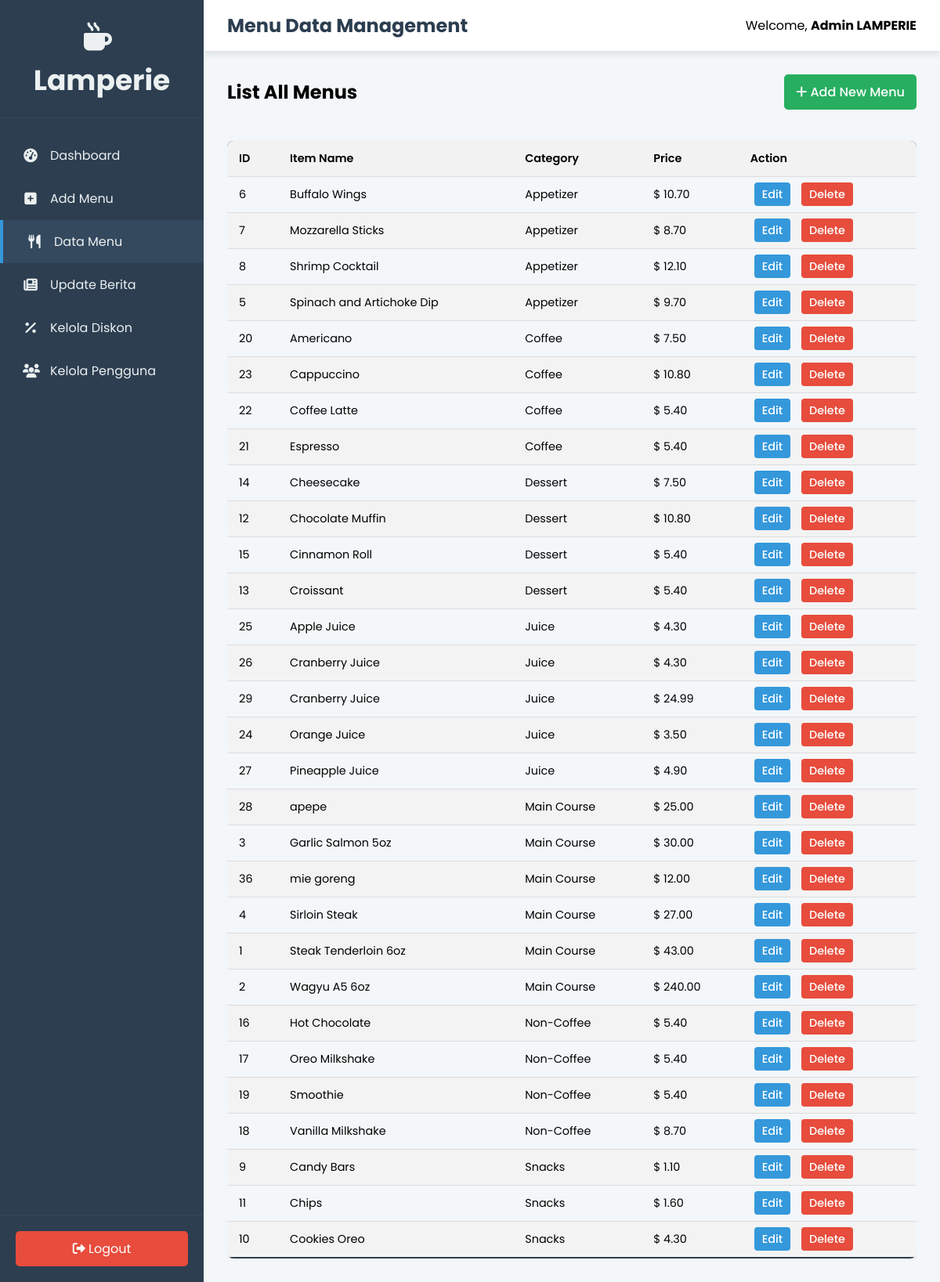
The page /admin/data_menu.php (signed in) on the database its author committed.
### tables this page shows
CREATE TABLE `menu_items` (
  `menu_item_id` int(11) NOT NULL,
  `item_name` varchar(255) NOT NULL,
  `description` text DEFAULT NULL,
  `price` decimal(10,2) NOT NULL,
  `category` varchar(50) NOT NULL,
  `image_url` varchar(255) DEFAULT NULL
);

### admin/data_menu.php (the view, shortened to what this page needs)
<?php
include '../koneksi.php';
$result = mysqli_query($conn, "SELECT * FROM menu_items ORDER BY category, item_name");
$adminName = htmlspecialchars($_SESSION['user']['name']);
?>
<!DOCTYPE html>
<html lang="id">
<head>
    <link rel="stylesheet" href="assets/css/data_menu.css">
    <link rel="stylesheet" href="assets/css/admin.css"> <link href="https://fonts.googleapis.com/css2?family=Poppins:wght@300;400;500;600;700&display=swap" rel="stylesheet">
    <link rel="stylesheet" href="https://cdnjs.cloudflare.com/ajax/libs/font-awesome/6.4.0/css/all.min.css" />
</head>
<body>
    <aside class="sidebar">
        <div class="sidebar-header">
            <h2><i class="fas fa-mug-hot"></i> <span>Lamperie</span></h2>
        </div>
        <ul class="sidebar-menu">
            <li><a href="admin_dashboard.php"><i class="fas fa-tachometer-alt icon"></i> <span class="menu-text">Dashboard</span></a></li>
            <li><a href="form_menu.php"><i class="fas fa-plus-square icon"></i> <span class="menu-text">Add Menu</span></a></li>
            <li><a href="data_menu.php" class="active"><i class="fas fa-utensils icon"></i> <span class="menu-text">Data Menu</span></a></li>
            <li><a href="kelola_berita.php"><i class="fas fa-newspaper icon"></i> <span class="menu-text">Update Berita</span></a></li>
            <li><a href="kelola_diskon.php"><i class="fas fa-percent icon"></i> <span class="menu-text">Kelola Diskon</span></a></li>
            <li><a href="kelola_pengguna.php"><i class="fas fa-users icon"></i> <span class="menu-text">Kelola Pengguna</span></a></li>
        </ul>
        <div class="sidebar-footer">
            <a href="../logout.php"><i class="fas fa-sign-out-alt"></i> Logout</a>
        </div>
    </aside>
    <main class="main-content">
        <header class="header">
            <h1>Menu Data Management</h1>
            <div class="admin-info">
                Welcome, <strong><?= $adminName ?></strong>
            </div>
        </header>
        <section class="content-area">
            <div class="page-header">
                <h2>List All Menus</h2>
                <a href="form_menu.php" class="add-new-btn"><i class="fas fa-plus"></i>  Add New Menu</a>
            </div>
            <div class="table-wrapper">
                <table class="content-table">
                    <thead>
                        <tr>
                            <th>ID</th>
                            <th>Item Name</th>
                            <th>Category</th>
                            <th>Price</th>
                            <th>Action</th>
                        </tr>
                    </thead>
                    <tbody>
                        <?php if(mysqli_num_rows($result) > 0): ?>
                            <?php while($item = mysqli_fetch_assoc($result)): ?>
                            <tr>
                                <td><?= $item['menu_item_id'] ?></td>
                                <td><?= htmlspecialchars($item['item_name']) ?></td>
                                <td><?= htmlspecialchars($item['category']) ?></td>
                                <td>$ <?= number_format($item['price'], 2) ?></td>
                                <td class="actions">
                                    <a href="form_menu.php?edit=<?= $item['menu_item_id'] ?>" class="edit-btn">Edit</a>
                                    <a href="hapus_menu.php?id=<?= $item['menu_item_id'] ?>" class="delete-btn" onclick="return confirm('Apakah Anda yakin ingin menghapus item ini?');">
                                        Delete
                                    </a>
                            </tr>
                            <?php endwhile; ?>
                        <?php else: ?>
                            <tr>
                                <td colspan="5" style="text-align:center;">Belum ada data menu.</td>
                            </tr>
                        <?php endif; ?>
                    </tbody>
                </table>
            </div>
        </section>
    </main>
</body>
</html>

### admin/assets/css/data_menu.css (style rules this page uses)
.content-table { width: 100%; border-collapse: collapse; margin-top: 20px; font-size: 0.9rem; border-radius: 8px; overflow: hidden; box-shadow: 0 4px 8px rgba(0,0,0,0.1); }
.content-table thead tr { background-color: #2c3e50; color: #ffffff; text-align: left; font-weight: 600; }
.content-table th, .content-table td { padding: 12px 15px; }
.content-table tbody tr { border-bottom: 1px solid #dddddd; }
.content-table tbody tr:nth-of-type(even) { background-color: #f3f3f3; }
.content-table tbody tr:last-of-type { border-bottom: 2px solid #2c3e50; }
.actions a { margin: 0 5px; text-decoration: none; padding: 5px 10px; border-radius: 4px; color: white; font-weight: 500; }
.actions .edit-btn { background-color: #3498db; }
.actions .delete-btn { background-color: #e74c3c; }
.page-header { display: flex; justify-content: space-between; align-items: center; margin-bottom: 20px; }
.add-new-btn { background-color: #27ae60; color: white; padding: 10px 15px; text-decoration: none; border-radius: 5px; font-weight: 500; transition: background-color 0.3s; }

### admin/assets/css/admin.css (style rules this page uses)
:root { --primary-color: #2c3e50; --secondary-color: #34495e; --accent-color: #3498db; --light-color: #ecf0f1; --bg-color: #f4f7f9; --white-color: #ffffff; --shadow: 0 4px 8px rgba(0,0,0,0.1); }
* { margin: 0; padding: 0; box-sizing: border-box; }
body { font-family: 'Poppins', sans-serif; background-color: var(--bg-color); display: flex; min-height: 100vh; }
.sidebar { width: 260px; background-color: var(--primary-color); color: var(--light-color); display: flex; flex-direction: column; transition: width 0.3s ease; }
.sidebar-header { padding: 20px; text-align: center; font-size: 1.5rem; font-weight: 600; border-bottom: 1px solid var(--secondary-color); }
.sidebar-header .fa-mug-hot { margin-right: 10px; }
.sidebar-menu { list-style: none; flex-grow: 1; padding-top: 20px; }
.sidebar-menu li a { display: flex; align-items: center; padding: 15px 25px; color: var(--light-color); text-decoration: none; font-size: 1rem; transition: background 0.3s, padding-left 0.3s; border-left: 4px solid transparent; }
.sidebar-menu li a .icon { margin-right: 15px; width: 20px; text-align: center; font-size: 1.1rem; }
.sidebar-menu li a.active, .sidebar-menu li a:hover { background: var(--secondary-color); border-left-color: var(--accent-color); padding-left: 30px; }
.sidebar-footer { padding: 20px; border-top: 1px solid var(--secondary-color); }
.sidebar-footer a { background-color: #e74c3c; color: var(--white-color); text-align: center; padding: 10px; border-radius: 5px; text-decoration: none; display: block; transition: background-color 0.3s; }
.main-content { flex-grow: 1; display: flex; flex-direction: column; overflow-x: hidden; }
.header { background: var(--white-color); padding: 15px 30px; display: flex; justify-content: space-between; align-items: center; box-shadow: var(--shadow); z-index: 10; }
.header h1 { font-size: 1.5rem; color: var(--primary-color); }
.header .admin-info { font-size: 1rem; }
.content-area { padding: 30px; flex-grow: 1; }
.table-wrapper { overflow-x: auto; }
table { width: 100%; border-collapse: collapse; }
th, td { color: black; padding: 15px; text-align: left; border-bottom: 1px solid #ddd; }
th { background-color: #f2f2f2; font-weight: 600; }

### rows shown on the page
menu_items: menu_item_id "6", item_name "Buffalo Wings", category "Appetizer", price "10.70"
menu_items: menu_item_id "7", item_name "Mozzarella Sticks", category "Appetizer", price "8.70"
menu_items: menu_item_id "8", item_name "Shrimp Cocktail", category "Appetizer", price "12.10"
menu_items: menu_item_id "5", item_name "Spinach and Artichoke Dip", category "Appetizer", price "9.70"
menu_items: menu_item_id "20", item_name "Americano", category "Coffee", price "7.50"
menu_items: menu_item_id "23", item_name "Cappuccino", category "Coffee", price "10.80"
menu_items: menu_item_id "22", item_name "Coffee Latte", category "Coffee", price "5.40"
menu_items: menu_item_id "21", item_name "Espresso", category "Coffee", price "5.40"
menu_items: menu_item_id "14", item_name "Cheesecake", category "Dessert", price "7.50"
menu_items: menu_item_id "12", item_name "Chocolate Muffin", category "Dessert", price "10.80"
menu_items: menu_item_id "15", item_name "Cinnamon Roll", category "Dessert", price "5.40"
menu_items: menu_item_id "13", item_name "Croissant", category "Dessert", price "5.40"
menu_items: menu_item_id "25", item_name "Apple Juice", category "Juice", price "4.30"
menu_items: menu_item_id "26", item_name "Cranberry Juice", category "Juice", price "4.30"
menu_items: menu_item_id "29", item_name "Cranberry Juice", category "Juice", price "24.99"
menu_items: menu_item_id "24", item_name "Orange Juice", category "Juice", price "3.50"
menu_items: menu_item_id "27", item_name "Pineapple Juice", category "Juice", price "4.90"
menu_items: menu_item_id "28", item_name "apepe", category "Main Course", price "25.00"
menu_items: menu_item_id "3", item_name "Garlic Salmon 5oz", category "Main Course", price "30.00"
menu_items: menu_item_id "36", item_name "mie goreng", category "Main Course", price "12.00"
menu_items: menu_item_id "4", item_name "Sirloin Steak", category "Main Course", price "27.00"
menu_items: menu_item_id "1", item_name "Steak Tenderloin 6oz", category "Main Course", price "43.00"
menu_items: menu_item_id "2", item_name "Wagyu A5 6oz", category "Main Course", price "240.00"
menu_items: menu_item_id "16", item_name "Hot Chocolate", category "Non-Coffee", price "5.40"
menu_items: menu_item_id "17", item_name "Oreo Milkshake", category "Non-Coffee", price "5.40"
menu_items: menu_item_id "19", item_name "Smoothie", category "Non-Coffee", price "5.40"
menu_items: menu_item_id "18", item_name "Vanilla Milkshake", category "Non-Coffee", price "8.70"
menu_items: menu_item_id "9", item_name "Candy Bars", category "Snacks", price "1.10"
menu_items: menu_item_id "11", item_name "Chips", category "Snacks", price "1.60"
menu_items: menu_item_id "10", item_name "Cookies Oreo", category "Snacks", price "4.30"

### other values the page prints
$adminName "Admin LAMPERIE"
